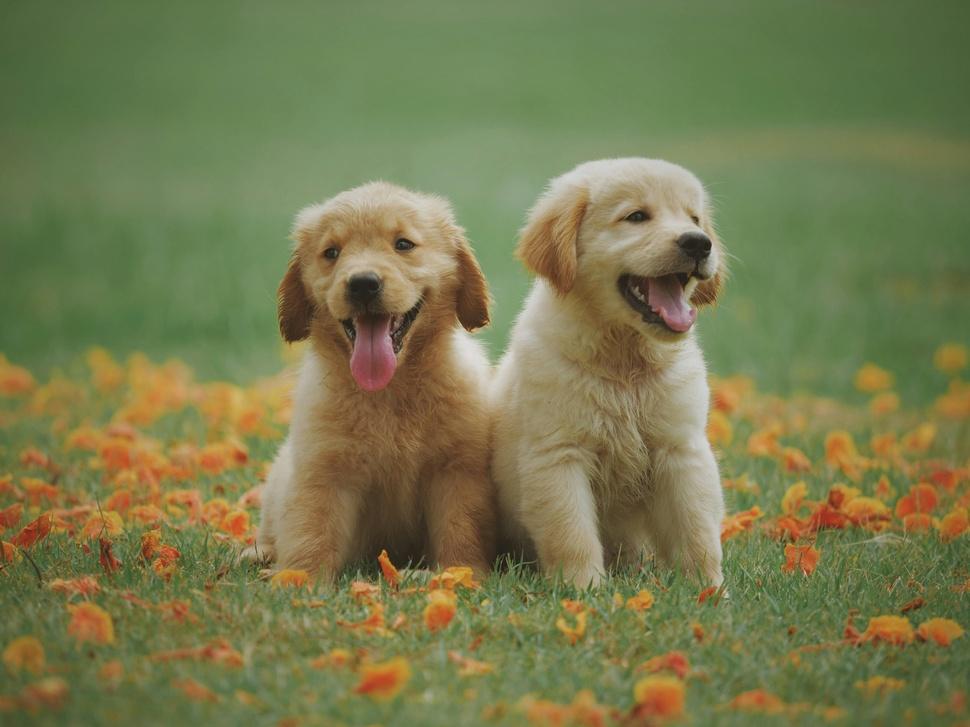
#> input picture sample image.jpg, 970 x 727 px, shrunk from 5184 x 3888 before the run
$ jupyter execute convert_images_to_grey_scale_using_opencv.ipynb   (shell and % lines are left out)
#> lines starting #> are read from the running program, lines starting #| are printed output that depends on the picture
<a href="https://colab.research.google.com/github/NOTGOD6000/convert_images_to_grey_scale_using_opencv/blob/main/convert_images_to_grey_scale_using_opencv.ipynb" target="_parent"></a>

[cell 1]
# 🧩 Step 1: Install OpenCV

# 🖼️ Step 2: Upload Image
from google.colab import files
uploaded = files.upload()
#> the answer given: sample image.jpg

import cv2
import numpy as np
from matplotlib import pyplot as plt
from pathlib import Path

# Get the uploaded file name
input_image_path = next(iter(uploaded))

# 📷 Step 3: Read and Convert to Grayscale
image = cv2.imread(input_image_path)
#> image is the input picture: shape (727, 970, 3); mean B, G, R 78.3, 122, 119.2
gray_image = cv2.cvtColor(image, cv2.COLOR_BGR2GRAY)
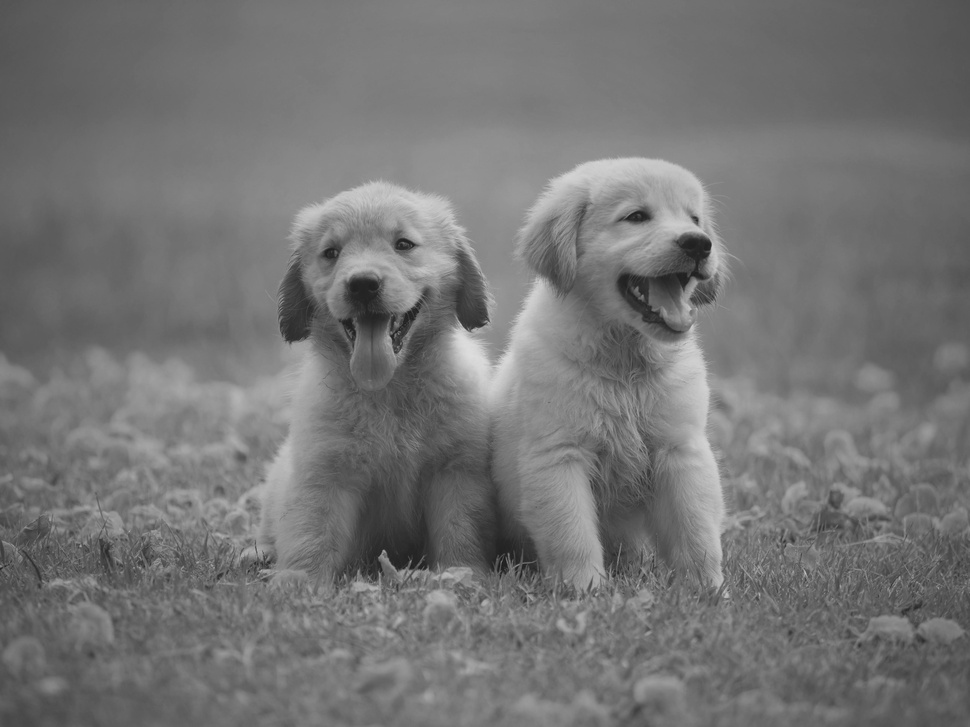
#> gray_image: shape (727, 970); min 26, max 222, mean 116.1

# 💾 Step 4: Save the Grayscale Image
output_image_path = "grayscale_" + Path(input_image_path).name
cv2.imwrite(output_image_path, gray_image)

# 📥 Step 5: Download the Image
files.download(output_image_path)

# 🖼️ Step 6: Display Images (Original and Grayscale)
plt.figure(figsize=(10, 4))

plt.subplot(1, 2, 1)
plt.title("Original Image")
plt.imshow(cv2.cvtColor(image, cv2.COLOR_BGR2RGB))
plt.axis("off")

plt.subplot(1, 2, 2)
plt.title("Grayscale Image")
plt.imshow(gray_image, cmap='gray')
plt.axis("off")

plt.tight_layout()
plt.show()
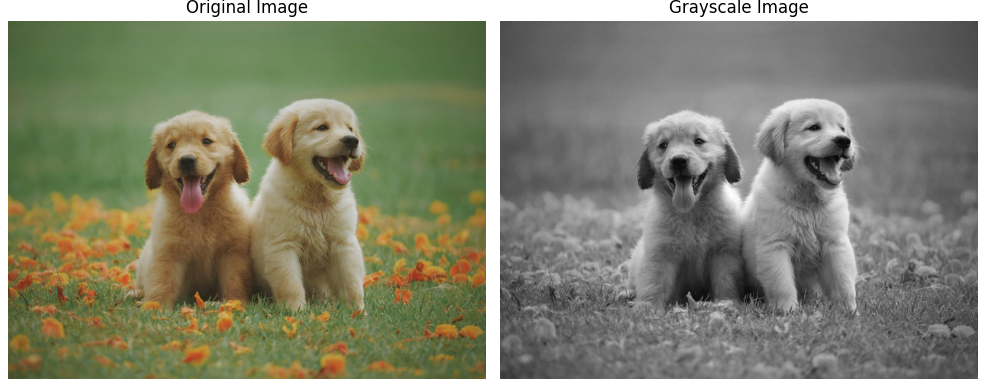
#> figure drawn by matplotlib, 2 panels
